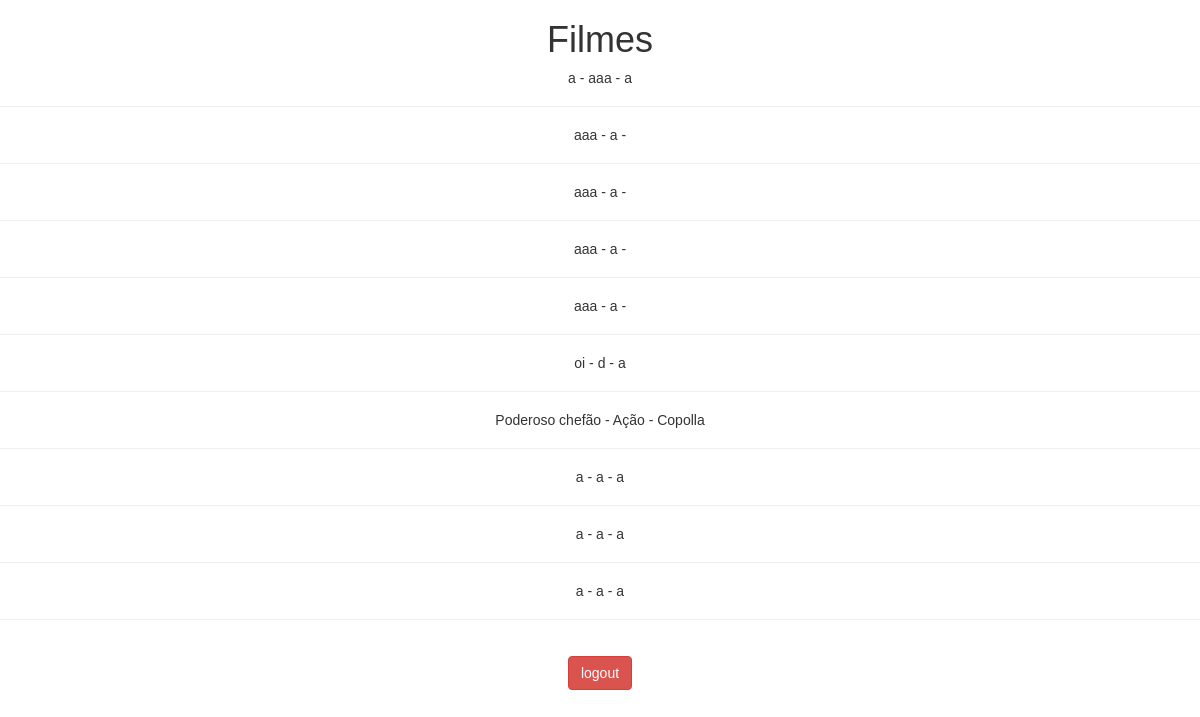
The page /exibir.php (signed in) on the database as committed earlier.
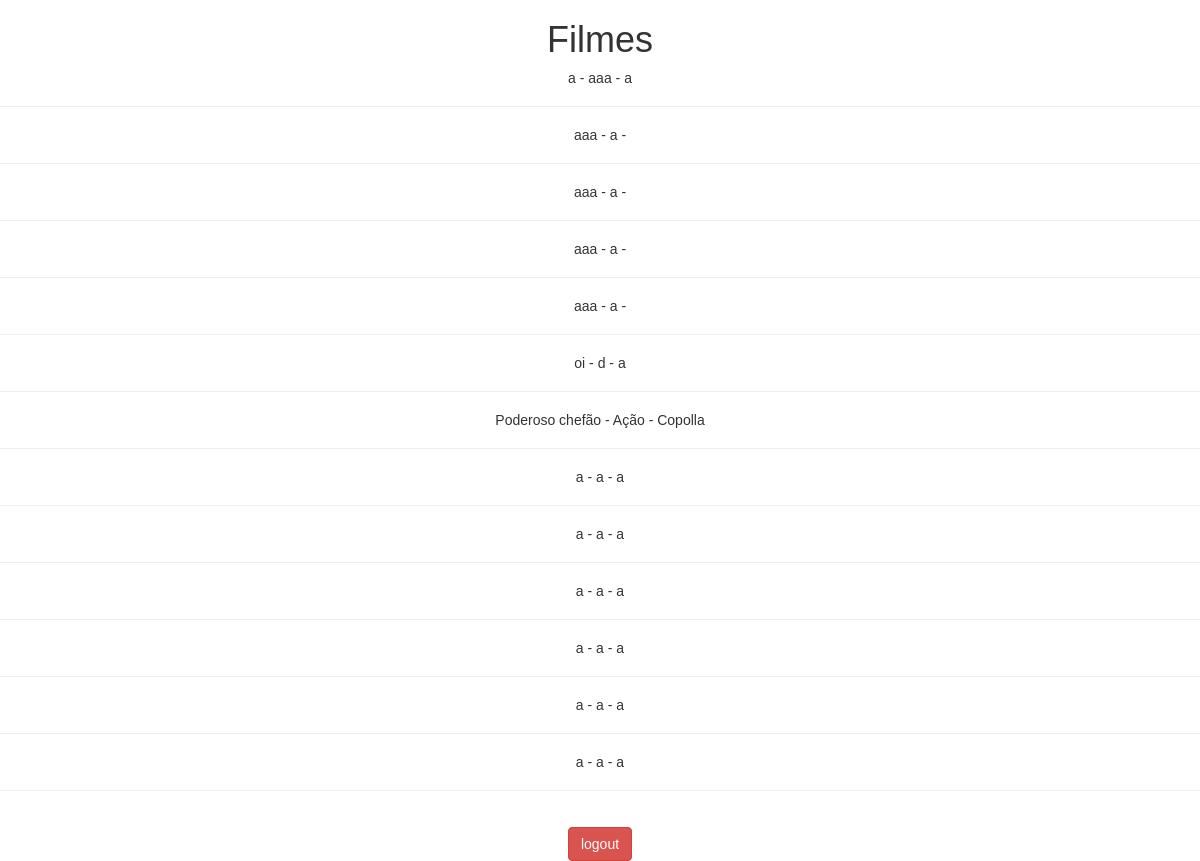
The same page on the database as committed later.
### tables this page shows
CREATE TABLE `filme` (
  `id_filme` int(11) NOT NULL,
  `nome` varchar(60) NOT NULL,
  `genero` text NOT NULL,
  `diretor` varchar(60) NOT NULL
);

### banco.php (the view, shortened to what this page needs)
<?php
class banco
{
    public $con;
    function connect()
    {
        try {
            $this->con = new PDO("mysql:host=localhost;dbname=filmes", 'root', '');
            $this->con->setAttribute(PDO::ATTR_ERRMODE, PDO::ERRMODE_EXCEPTION);
        } catch (PDOException $e) {
            echo "Connection failed: " . $e->getMessage();
        }
    }
    function selct()
    {
        try {
            $sql = "SELECT * FROM filme";
            $result = $this->con->query($sql)->fetchAll();
            if ($result == false) {
                echo "Sem filmes cadastrados :(";
            } else {
                foreach ($result as $row) {
                    echo $row['nome'] . ' - ' . $row['genero'] . ' - ' . $row['diretor'] . '<hr>';
                }
            }
        } catch (PDOException $e) {
            echo "Erro, falha na tentativa de ler os dados do banco.";
        };
        $this->con = null;
    }
}

### exibir.php (shortened to what this page needs)
<!DOCTYPE html>
<html lang="pt-BR">
<head>
    <link rel="stylesheet" href="https://maxcdn.bootstrapcdn.com/bootstrap/3.3.7/css/bootstrap.css">
</head>
<body>
    <h1 class="page-title">Filmes</h1>
</body>
</html>
<?php
require_once('Banco.php');
$db->selct();
?>
<a href="logout.php" class="btn btn-danger">logout</a>

### exibir.php (style rules this page uses)
body { font: 14px sans-serif; text-align: center; }

Rows that differ between the two databases and show on the page:
added filme: nome "a", genero "a", diretor "a"
added filme: nome "a", genero "a", diretor "a"
added filme: nome "a", genero "a", diretor "a"
